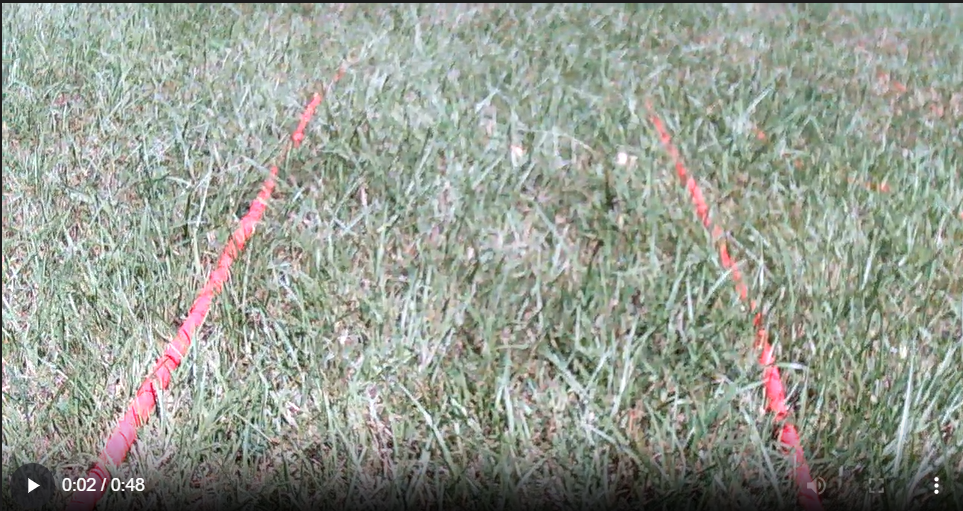
#> input picture code/main_control/outdoor_line.png, 963 x 511 px, given in place of the camera
$ python outdoor.py
#> lines starting #> are read from the running program, lines starting #| are printed output that depends on the picture; after the words box and inside, x2 and y2 are one past the last pixel; in counts of white or black regions, pixels touching at a corner belong together
### code/main_control/motor/__init__.py
import serial_connection as sc
import math

class Motor:
    def __init__(self, ser: sc.Serial):
        self.ser = ser
        self.no_negative_speed = False
        return

    def set_command_byte(self, command_byte: int):
        self.command_byte = command_byte
        return

    # [6 lines left out: function turn_on, not called in this run]

    def set_speed(self, speed: int):
        speed = int(speed)
        if speed > 255:
            speed = 255
        elif speed < -255:
            speed = -255

        if speed < 0 and self.no_negative_speed:
            speed = 0

        self.speed = speed
        outp = bytearray()
        outp.append(self.command_byte)
        outp.append(0x01 if self.speed < 0 else 0x00)
        outp.append(int(self.speed))
        self.ser.send_command(outp)
        return

    def get_speed(self) -> int:
        pass

class DualMotor:
    def __init__(self, m1: Motor, m2: Motor):
        self.motor1 = m1
        self.motor2 = m2
        self.L_calibration = 1.0
        self.R_calibration = 1.0
        self.L_weight = 0.0
        self.R_weight = 0.0
        self.speed = 0.0
        return

    def set_speed(self, spdL, spdR):
        self.motor1.set_speed(spdL)
        self.motor2.set_speed(spdR)
        return

    # [14 lines left out: function set_calibration, not called in this run]

    def set_direction(self, direction):
        """Input a direction angle between [-180, 180]
        -180: L_weight = 1.0, R_weight = -1.0
        0: L_weight = 0.0, R_weight = 0.0
        180: L_weight = -1.0, R_weight = 1.0"""
        direction = int(direction)
        if (direction < -180 or direction > 180):
            return

        if (direction <= 0 and direction >= -180):
            self.L_weight = 1.0
            self.R_weight = math.cos(direction * math.pi / 180.0)
        elif (direction > 0 and direction <= 180):
            self.L_weight = math.cos(direction * math.pi / 180.0)
            self.R_weight = 1.0

        # spd = (255 * self.speed * self.L_weight * self.L_calibration, 255 * self.speed * self.R_weight * self.R_calibration)
        # print(spd)

        self.set_speed(255 * self.speed * self.L_weight * self.L_calibration, 255 * self.speed * self.R_weight * self.R_calibration)
        return

### code/main_control/serial_connection/__init__.py
import time
import serial
import threading
import asyncio

from .commands import ParseState, commands_len
from .command_handler import process_command

class Serial:
    def __init__(self, com: str, baudRate: int, simulate = False):
        self.com = com
        self.baudRate = baudRate
        self.simulate = simulate
        self.print_results = False
        if not self.simulate:
            self.ser = serial.Serial(self.com, self.baudRate)
        else:
            self.ser = None
        self.listeners = []
        self.running = False

        self.state = ParseState.WAIT_START
        self.command = None
        self.read_buffer = bytearray()
        self.readLock = asyncio.Lock()
        pass

    def send_bytes(self, bytes_inp: bytearray):
        if self.simulate:
            if self.print_results:
                print(f"Send bytes: ", bytes_inp)
            return
        self.ser.write(bytes_inp)
        return

    def send_command(self, command_bytes: bytearray):
        outp = bytearray()
        outp.append(0xFF)
        outp.extend(command_bytes)
        outp.append(0x0A)
        self.send_bytes(outp)
        return

    async def read_bytes(self, length: int, timeout: float = None):
        async with self.readLock:
            buffer = bytearray()
            if self.simulate:
                return bytearray(length)
            start = asyncio.get_event_loop().time()
            while len(buffer) < length:
                n = self.ser.in_waiting
                if n:
                    need = length - len(buffer)
                    buffer.extend(self.ser.read(min(n, need)))
                if timeout and asyncio.get_event_loop().time() - start > timeout:
                    raise asyncio.TimeoutError("Serial read timeout")
                await asyncio.sleep(0.01)
            return buffer

    def close(self):
        if self.ser: self.ser.close()
        print(f"Serial {self.com} closed")

### code/main_control/outdoor.py
import cv2
import numpy as np
import time
import traceback
from motor import Motor, DualMotor
from serial_connection import Serial

# --- PID 參數設定 ---
kP = 0.6
kI = 0.001
kD = 0.01

LINE_OFFSET = 0
SERIAL_SIMULATION_MODE = False

pe, ie = 0.0, 0.0

# --- 透視轉換比例座標 ---
pts_src_config = np.float32([[0.0, 0.25], [1.0, 0.25], [0.0, 1.0], [1.0, 1.0]])
bird_width, bird_height = 600, 400
pts_dst = np.float32([[0,0],[bird_width,0],[0,bird_height],[bird_width,bird_height]])

# --- Arduino Serial Setup ---
try:
    serial_motor = Serial('/dev/arduino_uno-1', 115200, simulate=SERIAL_SIMULATION_MODE)
    motorL = Motor(serial_motor); motorL.set_command_byte(0xA1); motorL.no_negative_speed = True
    motorR = Motor(serial_motor); motorR.set_command_byte(0xA2); motorR.no_negative_speed = True
    motor_dual = DualMotor(motorL, motorR)
    time.sleep(1)
    print("✅ Arduino connected")
except Exception as e:
    print("❌ Arduino connection failed:", e)
    serial_motor = None
    motor_dual = None

# --- Open Camera ---
cap = cv2.VideoCapture("/dev/webcam_outdoor")
#cap = cv2.VideoCapture("1757656904112.mp4")
cap.set(cv2.CAP_PROP_FRAME_WIDTH, 1280)
cap.set(cv2.CAP_PROP_FRAME_HEIGHT, 720)
cap.set(cv2.CAP_PROP_FOURCC, cv2.VideoWriter_fourcc(*'MJPG'))

# -- 設定影像擷取高度比例 --
FRAME_HEIGHT_CROP_RATE = 0.55

# --- 設定影片輸出 ---
fourcc = cv2.VideoWriter_fourcc(*'mp4v')
fps = 20
frame_width, frame_height = 1280, int(720 * FRAME_HEIGHT_CROP_RATE)  # 因為只取下半影像
out_frame = cv2.VideoWriter('output/video/outdoor_output_frame.mp4', fourcc, fps, (frame_width, frame_height))
out_mask = cv2.VideoWriter('output/video/outdoor_output_mask.mp4', fourcc, fps, (bird_width, bird_height), isColor=False)
if not out_frame.isOpened():
    raise RuntimeError("VideoWriter failed to open. Check path, codec and frame size!")

lane_width = 250
window_size = 5
motor_dual.speed = 0.35

try:
    while True:
        ret, frame = cap.read()
#> frame is the input picture: shape (511, 963, 3); mean B, G, R 145.3, 155.7, 150
        if not ret:
            break

        height, width, _ = frame.shape
#> height = 511; width = 963
        frame_crop = frame[int(height*FRAME_HEIGHT_CROP_RATE):, :]
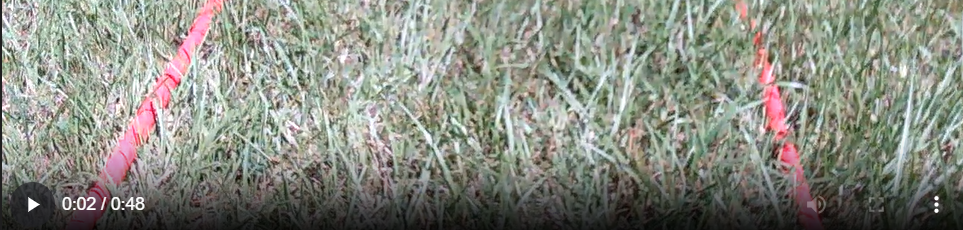
#> frame_crop: shape (230, 963, 3); mean B, G, R 128.9, 138.7, 136.4
        height_crop = frame_crop.shape[0]
#> height_crop = 230
        hsv = cv2.cvtColor(frame_crop, cv2.COLOR_BGR2HSV)
#> hsv: shape (230, 963, 3); mean H, S, V 54.8, 31.2, 143.2

        # --- 紅色遮罩 ---
        lower_red1 = np.array([0, 100, 100]); upper_red1 = np.array([8, 255, 255])
        lower_red2 = np.array([172, 100, 100]); upper_red2 = np.array([180, 255, 255])
        mask = cv2.inRange(hsv, lower_red1, upper_red1) | cv2.inRange(hsv, lower_red2, upper_red2)
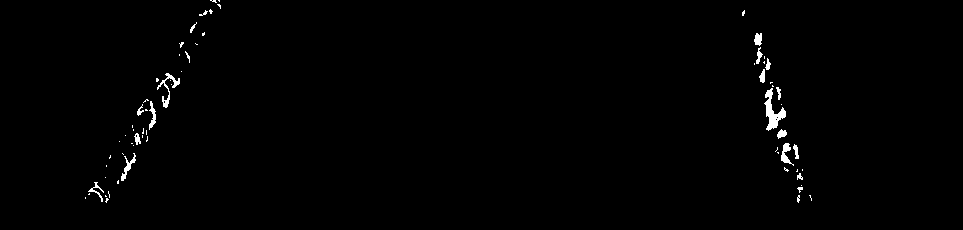
#> mask: shape (230, 963); 0.82% white; 69 white regions (49 under 20 px), largest, box (x1, y1, x2, y2) and area: (764, 88, 786, 131) 371, (157, 73, 180, 108) 191, (781, 143, 794, 166) 128
        mask = cv2.morphologyEx(mask, cv2.MORPH_OPEN, np.ones((5,5),np.uint8))
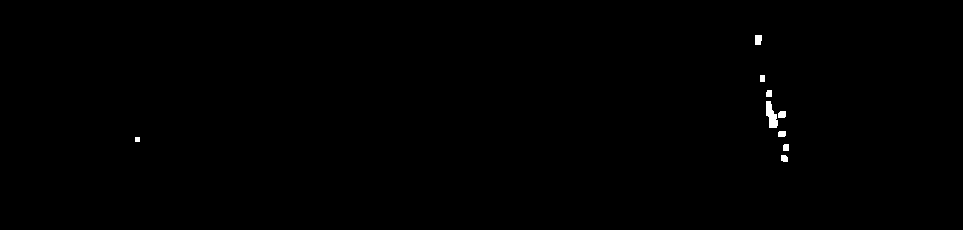
#> mask: shape (230, 963); 0.25% white; 9 white regions, largest, box (x1, y1, x2, y2) and area: (766, 101, 778, 128) 206, (755, 35, 762, 45) 66, (778, 111, 786, 118) 52

        # --- 透視轉換 ---
        pts_src = np.zeros_like(pts_src_config)
        pts_src[:,0] = pts_src_config[:,0]*width
        pts_src[:,1] = pts_src_config[:,1]*height_crop
        M = cv2.getPerspectiveTransform(pts_src, pts_dst)
        mask_bird = cv2.warpPerspective(mask, M, (bird_width, bird_height))
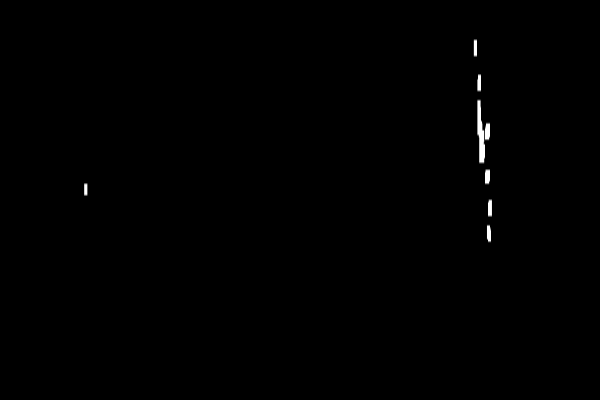
#> mask_bird: shape (400, 600); min 0, max 255, mean 0.8

        # --- 掃描每行取左右邊界 + 中點 ---
        centers = []
        last_x_left, last_x_right = 0, bird_width
        for y in range(mask_bird.shape[0]-1, -1, -1):
            row = mask_bird[y, :]
            xs = np.where(row > 0)[0]
            if len(xs) == 0:
                x_center = (last_x_left + last_x_right)/2
            else:
                x_left, x_right = xs[0], xs[-1]
                if abs(x_left - x_right) < 55:
                    last_x_dist = abs(last_x_left - last_x_right)
                    if abs(x_left - last_x_left) < abs(x_right - last_x_right):
                        x_center = x_left + last_x_dist // 2
                        x_right = x_left + last_x_dist
                    else:
                        x_center = x_right - last_x_dist // 2
                        x_left = x_right - last_x_dist
                else:
                    x_center = (x_left + x_right)/2
                last_x_left = x_left
                last_x_right = x_right
            centers.append((x_center, y))
#> after the loop, centers = 400 pairs, first value 189 to 384, second value 0 to 399; last_x_dist = 405

        centers = np.array(centers[::-1], dtype=np.float32)

        # --- 局部滑動平均 ---
        centers_smooth = []
        for i in range(len(centers)):
            start = max(0, i - window_size)
            end = min(len(centers), i + window_size)
            avg_x = np.mean(centers[start:end,0])
            centers_smooth.append((avg_x, centers[i,1]))
#> this loop made 400 passes
#> (start, avg_x) on passes 1 to 3: (0, 273.5), (0, 273.5), (0, 273.5)
#> after the loop, centers_smooth has the same summary as centers
        centers_smooth = np.array(centers_smooth, dtype=np.float32)

        # --- 逆透視回原圖並畫中線 ---
        if len(centers_smooth) > 0:
            Minv = cv2.getPerspectiveTransform(pts_dst, pts_src)
            pts_back = cv2.perspectiveTransform(centers_smooth.reshape(-1,1,2), Minv).astype(int)
#> pts_back = 400 rows, first 8: [438, 57], [438, 57], [438, 58], [438, 58], [438, 59], [438, 59], [438, 60], [438, 60]
            for i in range(1, len(pts_back)):
                cv2.line(frame_crop, tuple(pts_back[i-1][0]), tuple(pts_back[i][0]), (0,255,0), 2)
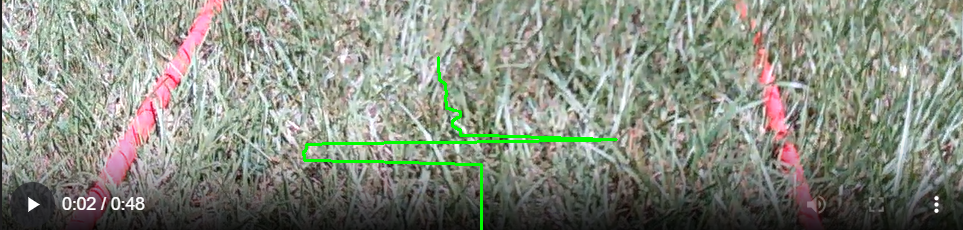
#> frame_crop: shape (230, 963, 3); 1.08% of pixels changed, all inside (x1, y1, x2, y2) = (302, 56, 618, 230)

            # --- PID 控制 ---
            x_avg = np.mean(centers_smooth[:,0])
#> x_avg = 279.7
            error = x_avg - bird_width//2 - LINE_OFFSET
#> error = -20.32
            de = error - pe
#> de = -20.32
            ie += error
#> ie = -20.32
            ie = max(min(ie, 1000), -1000)
            pe = error
#> pe = -20.32
            output = -(kP*error + kI*ie + kD*de)
#> output = 12.41
            if motor_dual:
                motor_dual.set_direction(output)
#> in set_direction, `direction = int(direction)`: direction = 12
#> in set_direction, `self.L_weight = math.cos(direction * math.pi / 180.0)`: self.L_weight = 0.978

        # --- 顯示與存檔 ---
        cv2.imshow("Frame", frame_crop)
        cv2.imshow("Red Mask", mask_bird)
        out_frame.write(frame_crop)
        out_mask.write(mask_bird)

        if cv2.waitKey(1) & 0xFF == 27:  #press ESC
#> (key Esc is pressed here)
            break

except Exception as e:
    import traceback
    print("❌ Error while doing main loop:")
    print("Error type:", type(e).__name__)
    print("Error message:", str(e))
    traceback.print_exc()
    tb = traceback.extract_tb(e.__traceback__)
    for filename, lineno, func, text in tb:
        print(f"Filename: {filename}, Line: {lineno}, Function: {func}, Code: {text}")

finally:
    print("🧹 Releasing resources...")
    cap.release()
    out_frame.release()
    out_mask.release()
    cv2.destroyAllWindows()
    if serial_motor:
        serial_motor.close()
    print("✅ Finished and saved videos.")
